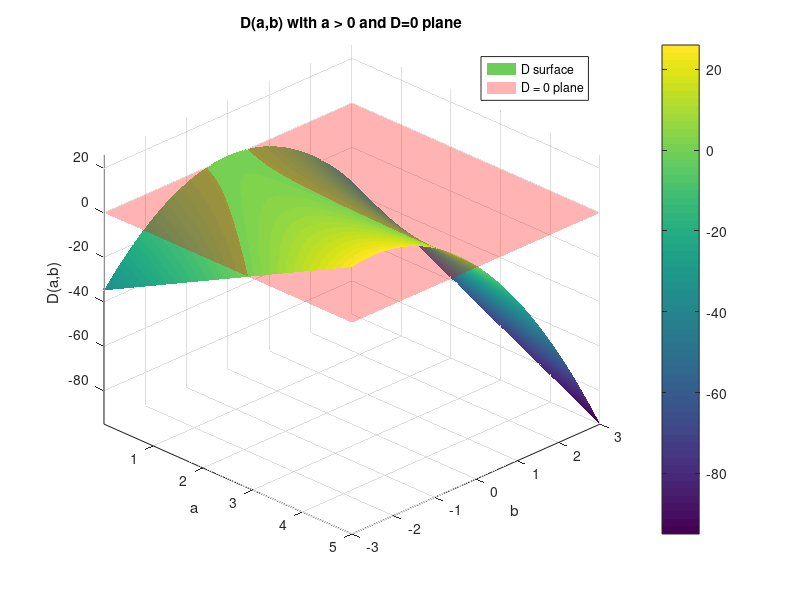

Reproduce this figure in MATLAB.
%% Prvi zadatak b radna tacka 3
% Ranges (a > 0)
a = linspace(0.01, 5, 200);   % strictly positive a
b = linspace(-3, 3, 200);

% Grid
[A, B] = meshgrid(a, b);

% D(a,b)
D = 1 - 4 * B.*(A + B);

% Plot surface
figure;
surf(A, B, D);
xlabel('a'); ylabel('b'); zlabel('D(a,b)');
title('D(a,b) with a > 0 and D=0 plane');
shading interp; colorbar; hold on;

% Add D = 0 plane
Z0 = zeros(size(A));
surf(A, B, Z0, 'FaceAlpha', 0.3, 'EdgeColor', 'none', 'FaceColor', 'red');

legend('D surface','D = 0 plane', 'Location', 'best');
view(45, 30); grid on; axis tight;
